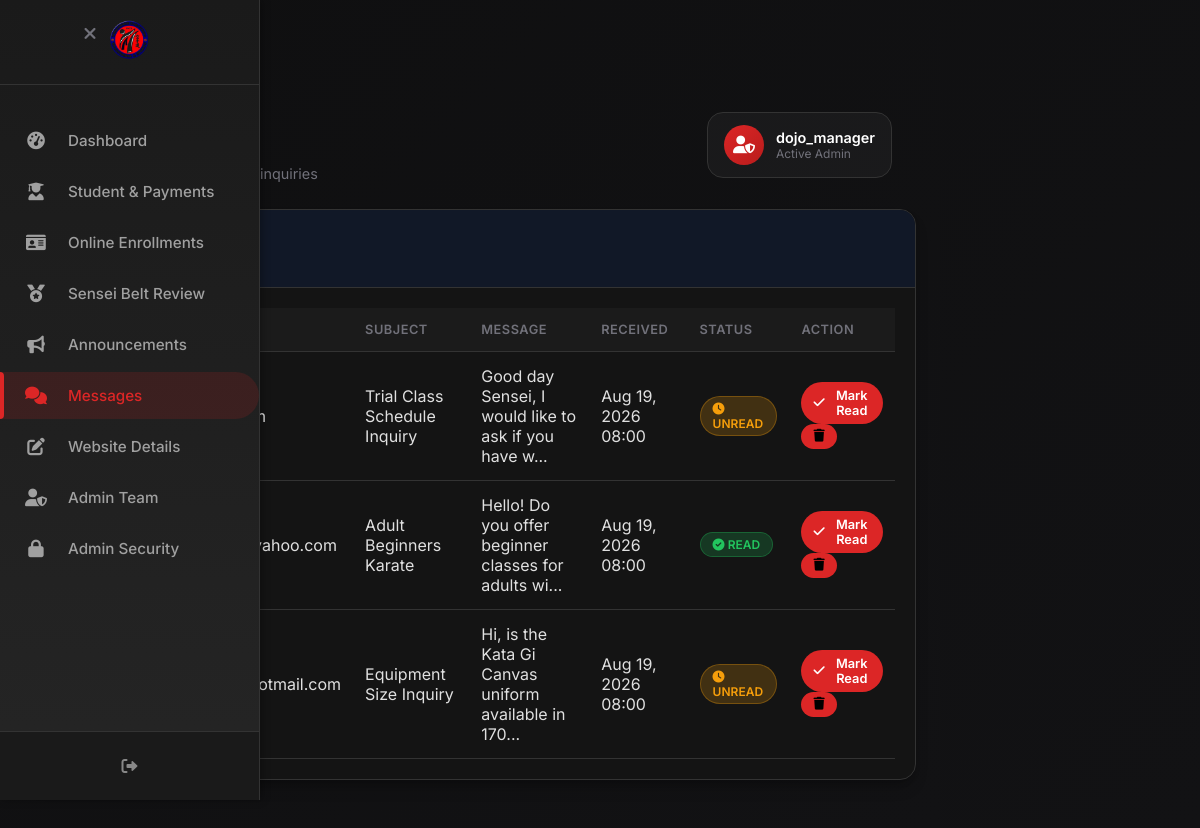
The page /admin/messages.php (signed in) on the database its author committed.
### tables this page shows
CREATE TABLE `contact_messages` (
  `id` int NOT NULL AUTO_INCREMENT,
  `name` varchar(150) NOT NULL,
  `email` varchar(150) NOT NULL,
  `phone` varchar(50) DEFAULT NULL,
  `subject` varchar(255) DEFAULT NULL,
  `message` text NOT NULL,
  `status` varchar(50) DEFAULT 'unread',
  `created_at` timestamp NULL DEFAULT CURRENT_TIMESTAMP,
  PRIMARY KEY (`id`)
);

### admin/messages.php (the view, shortened to what this page needs)
<?php
require_once 'config/database.php';
$messages_stmt = $conn->query("SELECT * FROM contact_messages ORDER BY created_at DESC");
$messages = [];
if ($messages_stmt) {
    while ($row = $messages_stmt->fetch_assoc()) {
        $messages[] = $row;
    }
}
?>
<!DOCTYPE html>
<html lang="en">
<head>
    <link rel="stylesheet" href="https://cdnjs.cloudflare.com/ajax/libs/font-awesome/6.0.0/css/all.min.css">
    <link rel="stylesheet" href="css/admin.css">
</head>
<body>
    <div class="admin-wrapper">
        <?php include './includes/slidebar.php'; ?>
        <main class="admin-content">
            <button class="sidebar-toggle" id="sidebarToggle">
            </button>
            <div class="top-bar-admin">
                <div class="page-header">
                    <h1><i class="fas fa-comments"></i> Messages</h1>
                    <p>View and respond to customer inquiries</p>
                </div>
                <div class="admin-profile-chip">
                    <div class="admin-avatar-icon">
                        <i class="fas fa-user-shield"></i>
                    </div>
                    <div class="admin-chip-info">
                        <span class="admin-chip-name"><?php echo htmlspecialchars($_SESSION['admin_username'] ?? 'Admin'); ?></span>
                        <span class="admin-chip-role">Active Admin</span>
                    </div>
                </div>
            </div>
            <div class="dashboard-card">
                <div class="card-header">
                    <h2>Inbox Messages</h2>
                </div>
                <div class="card-body">
                    <div class="table-responsive">
                        <table class="table">
                            <thead>
                                <tr>
                                    <th>Name</th>
                                    <th>Email</th>
                                    <th>Subject</th>
                                    <th>Message</th>
                                    <th>Received</th>
                                    <th>Status</th>
                                    <th>Action</th>
                                </tr>
                            </thead>
                            <tbody>
                                <?php if (count($messages) > 0): ?>
                                    <?php foreach ($messages as $msg): ?>
                                        <tr>
                                            <td><strong><?php echo htmlspecialchars($msg['name']); ?></strong></td>
                                            <td><?php echo htmlspecialchars($msg['email']); ?></td>
                                            <td><?php echo htmlspecialchars($msg['subject'] ?? 'No Subject'); ?></td>
                                            <td><?php echo htmlspecialchars(substr($msg['message'], 0, 50) . (strlen($msg['message']) > 50 ? '...' : '')); ?></td>
                                            <td><?php echo date('M d, Y H:i', strtotime($msg['created_at'])); ?></td>
                                            <td>
                                                <?php if ($msg['status'] === 'read'): ?>
                                                    <span class="badge badge-success"><i class="fas fa-check-circle"></i> Read</span>
                                                <?php else: ?>
                                                    <span class="badge badge-warning"><i class="fas fa-clock"></i> Unread</span>
                                                <?php endif; ?>
                                            </td>
                                            <td>
                                                <form method="POST" action="" style="display:inline;">
                                                    <button type="submit" class="btn btn-sm btn-primary"><i class="fas fa-check"></i> Mark Read</button>
                                                </form>
                                                <form method="POST" action="" style="display:inline;" onsubmit="return confirm('Delete this message?');">
                                                    <button type="submit" class="btn btn-sm" style="background: var(--red);"><i class="fas fa-trash"></i></button>
                                                </form>
                                            </td>
                                        </tr>
                                    <?php endforeach; ?>
                                <?php else: ?>
                                    <tr><td colspan="7" class="text-center text-muted">No messages found.</td></tr>
                                <?php endif; ?>
                            </tbody>
                        </table>
                    </div>
                </div>
            </div>
        </main>
    </div>
</body>
</html>

### rows shown on the page
contact_messages: name "Juan Dela Cruz", email "juan@gmail.com", subject "Trial Class Schedule Inquiry", message "Good day Sensei, I would like to ask if you have w...", created_at "Aug 19, 2026 08:00", status "UNREAD"
contact_messages: name "Maria Santos", email "maria.santos@yahoo.com", subject "Adult Beginners Karate", message "Hello! Do you offer beginner classes for adults wi...", created_at "Aug 19, 2026 08:00", status "read" (drawn)
contact_messages: email "carlos.reyes@hotmail.com", subject "Equipment Size Inquiry", message "Hi, is the Kata Gi Canvas uniform available in 170...", created_at "Aug 19, 2026 08:00", status "UNREAD"

### other values the page prints
$_SESSION['admin_username'] "dojo_manager"
